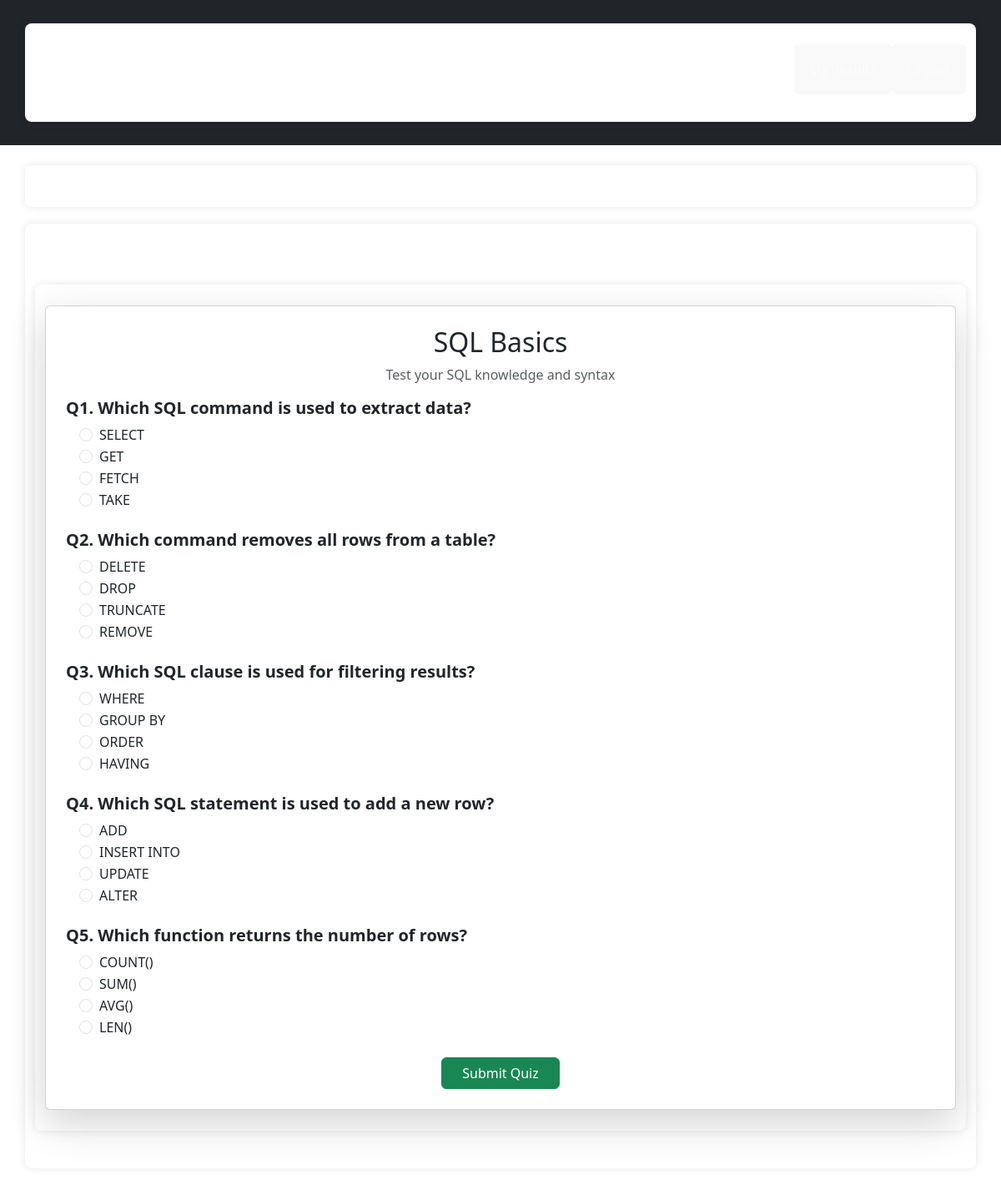
/quiz/3 (signed in), run on the app's committed database.
### tables this page shows
CREATE TABLE Quizzes(
    id INTEGER PRIMARY KEY AUTOINCREMENT,
    title TEXT NOT NULL,
    description TEXT
);

CREATE TABLE Questions(
    id INTEGER PRIMARY KEY AUTOINCREMENT,
    quiz_id INTEGER NOT NULL,
    text TEXT NOT NULL,
    FOREIGN KEY (quiz_id) REFERENCES Quizzes(id)
);

CREATE TABLE Options(
    id INTEGER PRIMARY KEY AUTOINCREMENT,
    question_id INTEGER NOT NULL,
    text TEXT NOT NULL,
    is_correct BOOLEAN NOT NULL DEFAULT 0,
    FOREIGN KEY (question_id) REFERENCES Questions(id)
);

### quiz/routes.py (the view)
@quiz_bp.route('/quiz/<int:quiz_id>')
def quiz_detail(quiz_id):
    if "user" not in session:
        flash("Please log in to attempt quizzes.")
        return redirect(url_for("quiz.login"))
    db = get_db()
    quiz = db.execute("SELECT * FROM Quizzes WHERE id = ?", (quiz_id,)).fetchone()
    if quiz is None:
        return "Quiz not found", 404
    questions = db.execute("SELECT * FROM Questions WHERE quiz_id = ?", (quiz_id,)).fetchall()
    quiz_data = []
    for q in questions:
        options = db.execute("SELECT * FROM Options WHERE question_id = ?", (q["id"],)).fetchall()
        quiz_data.append({"id": q["id"], "text": q["text"], "options": options})
    return render_template("quiz_detail.html", quiz=quiz, questions=quiz_data)

### quiz/models.py (called while the page is built)
def get_db():
    if 'db' not in g:
        g.db=sqlite3.connect(
            current_app.config['DATABASE'],
            detect_types=sqlite3.PARSE_DECLTYPES
        )
        g.db.row_factory=sqlite3.Row
    return g.db

### quiz/templates/quiz_detail.html
{% extends "base.html" %}
{% block content %}
<div class="container mt-5">
    <div class="card shadow-lg p-4">
        <h2 class="text-center">{{ quiz['title'] }}</h2>
        <p class="text-muted text-center">{{ quiz['description'] }}</p>
        {% if session['user'] %}
        <form method="POST" action="{{ url_for('quiz.submit_quiz', quiz_id=quiz['id']) }}">
            {% for q in questions %}
                <div class="mb-4">
                    <h5 class="fw-bold">Q{{ loop.index }}. {{ q['text'] }}</h5>
                    <div class="ms-3">
                        {% for opt in q['options'] %}
                            <div class="form-check">
                                <input class="form-check-input" type="radio"
                                       name="q{{ q['id'] }}" value="{{ opt['id'] }}" id="opt{{ opt['id'] }}">
                                <label class="form-check-label" for="opt{{ opt['id'] }}">
                                    {{ opt['text'] }}
                                </label>
                            </div>
                        {% endfor %}
                    </div>
                </div>
            {% endfor %}
            <div class="text-center">
                <button type="submit" class="btn btn-success px-4">Submit Quiz</button>
            </div>
        </form>
        {% else %}
            <p class="text-center">
                <a href="{{ url_for('quiz.login') }}" class="btn btn-primary">Login</a>
                to take this quiz.
            </p>
        {% endif %}
    </div>
</div>
{% endblock %}

### quiz/static/style.css (style rules this page uses)
body { font-family: Arial, sans-serif; background: #f4f4f4; margin: 0; padding: 0; }
.container { max-width: 800px; margin: 20px auto; background: white; padding: 25px; border-radius: 8px; box-shadow: 0 0 10px rgba(0,0,0,0.1); }
h1, h2 { color: #333; margin-bottom: 10px; }
a.button, button { display: inline-block; background: #4a90e2; color: white; padding: 10px 15px; border-radius: 5px; text-decoration: none; border: none; cursor: pointer; margin: 5px 0; }

### data on the page
Quizzes: title "SQL Basics", description "Test your SQL knowledge and syntax"
Questions: text "Which SQL command is used to extract data?"
Options: text "SELECT"
Options: text "GET"
Options: text "FETCH"
Options: text "TAKE"
Questions: text "Which command removes all rows from a table?"
Options: text "DELETE"
Options: text "DROP"
Options: text "TRUNCATE"
Options: text "REMOVE"
Questions: text "Which SQL clause is used for filtering results?"
Options: text "WHERE"
Options: text "GROUP BY"
Options: text "ORDER"
Options: text "HAVING"
Questions: text "Which SQL statement is used to add a new row?"
Options: text "ADD"
Options: text "INSERT INTO"
Options: text "UPDATE"
Options: text "ALTER"
Questions: text "Which function returns the number of rows?"
Options: text "COUNT()"
Options: text "SUM()"
Options: text "AVG()"
Options: text "LEN()"
